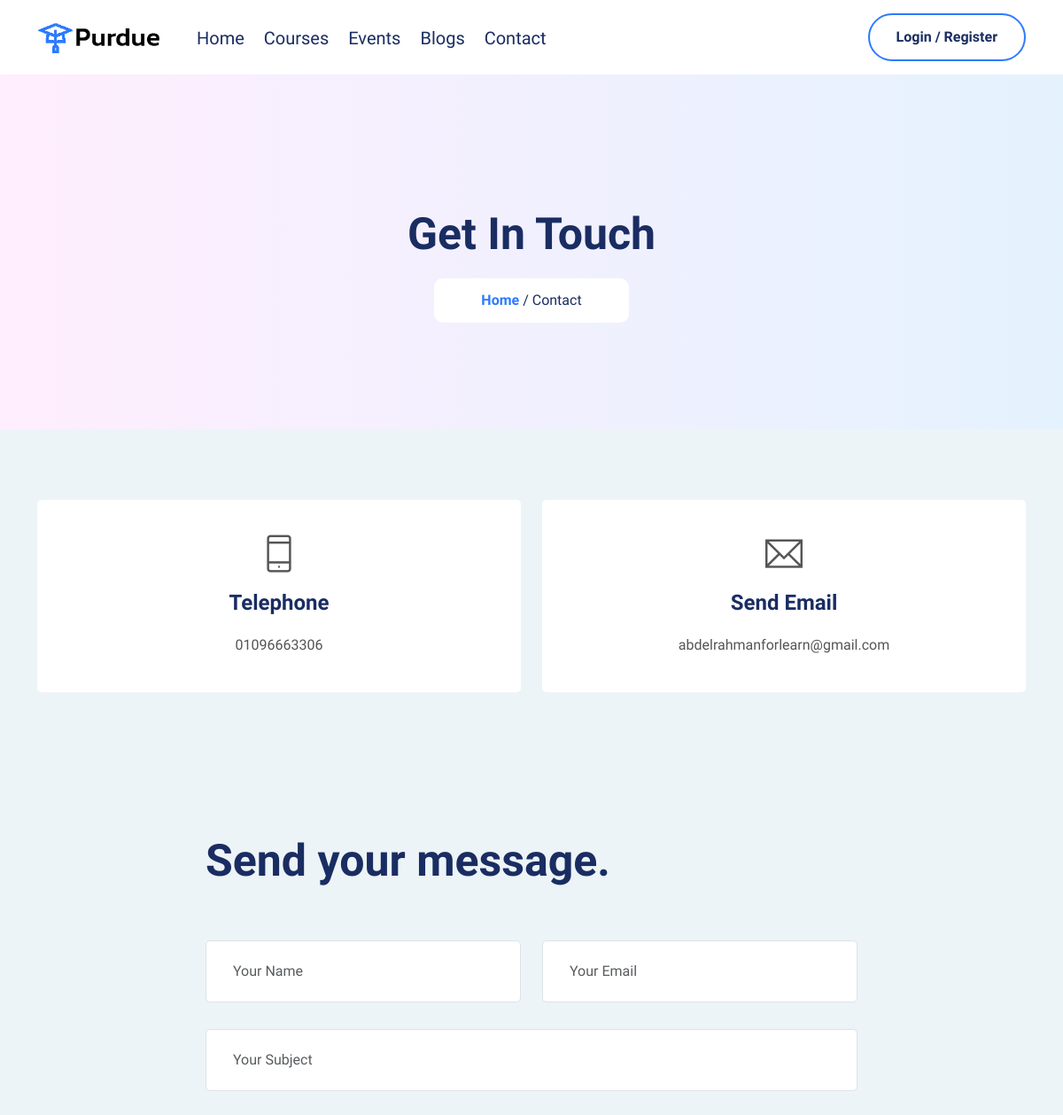
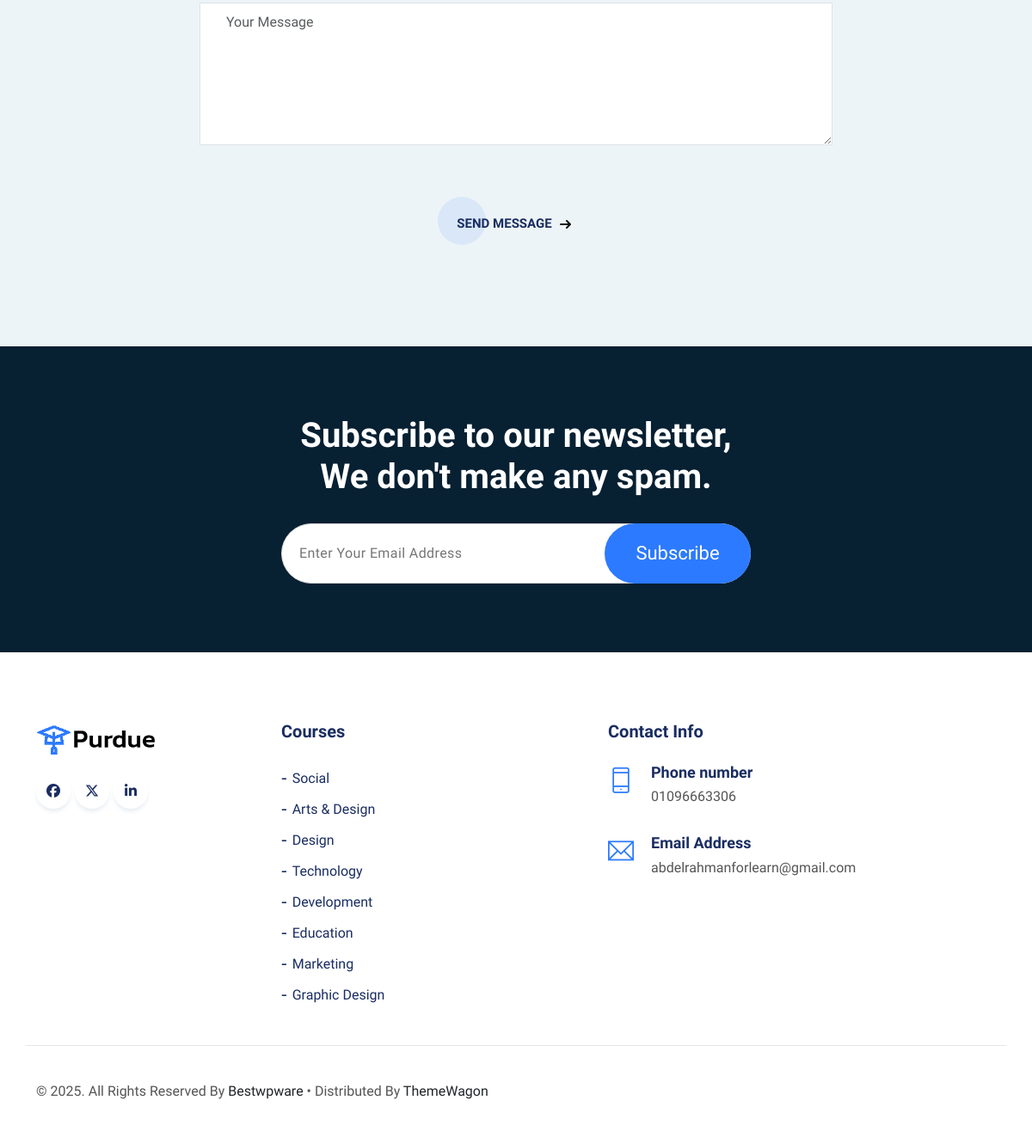
Page /accounts/contact/ on the committed database (2 pictures, top to bottom).
### core/models.py (models this page shows, shortened)
class Category(models.Model):
    name = models.CharField(max_length=150)
    img = models.ImageField(upload_to="Category_Image/", null=True, blank=True)
    slug = models.CharField(max_length=150, null=True, blank=True)

### accounts/views.py (the view, shortened to what this page needs)
# urls.py: path("contact/", views.contact, name="contact"),
def contact(request):
    return render(request, "accounts/contact.html")

### core/context_processors.py (called while the page is built)
def share_func(request):
    if "superuser" in request.path:
        return {}
    else:
        if request.user.is_authenticated:
            check_newsletter = NewsLetter.objects.filter(useremail=request.user.email)
            if not check_newsletter.exists():
                show_newsletter = True
            else:
                show_newsletter = False
        else:
            show_newsletter = True
        categories = Category.objects.filter(Q(img__icontains=".")).prefetch_related(
            "categories", "tags"
        )[:8]
        return {"categories": categories, "show_newsletter": show_newsletter}

### templates/accounts/contact.html (shortened to what this page needs)
{% extends 'base.html' %}
{% block body %}
	<div class="top_header_banner">
		<section class="section-top">
			<div class="container">
				<div class="col-lg-10 offset-lg-1 text-center">
					<div class="section-top-title wow fadeInRight" data-wow-duration="1s" data-wow-delay="0.3s" data-wow-offset="0">
						<h1>Get In Touch</h1>
						<ul>
							<li><a href="{% url 'index' %}">Home</a></li>
							<li> / Contact</li>
						</ul>
					</div>
				</div>
			</div>
		</section>
	</div>
	<section class="address_area  section-padding">
		<div class="container">
			<div class="row text-center">
				<div class="col-lg-6 col-sm-4 col-xs-12 wow fadeInUp" data-wow-duration="1s" data-wow-delay="0.2s" data-wow-offset="0">
					<div class="single_address">
						<i class="ti-mobile"></i>
						<h4>Telephone</h4>
						<p>01096663306</p>
					</div>
				</div>
				<div class="col-lg-6 col-sm-4 col-xs-12 wow fadeInUp" data-wow-duration="1s" data-wow-delay="0.3s" data-wow-offset="0">
					<div class="single_address">
						<i class="ti-email"></i>
						<h4>Send email</h4>
						<p>abdelrahmanforlearn@gmail.com</p>
					</div>
				</div>
			</div>
		</div>
	</section>
	<div id="contact" class="contact_area section-padding">
		<div class="container">
			<div class="row">
				<div class="col-lg-8 mx-auto col-sm-12 col-xs-12 wow fadeInUp" data-wow-duration="1s" data-wow-delay="0.2s" data-wow-offset="0">
					<div class="section-title-two">
						<h2>Send your message.</h2>
					</div>
					<div class="contact">
						<form class="form" method="POST">
							<div class="row">
								<div class="form-group col-md-6">
									<input type="text" name="name" class="form-control" required="required" placeholder="Your Name">
								</div>
								<div class="form-group col-md-6">
									<input type="email" name="email" class="form-control" required="required" placeholder="Your Email">
								</div>
								<div class="form-group col-md-12">
									<input type="text" name="subject" class="form-control" required="required" placeholder="Your Subject">
								</div>
								<div class="form-group col-md-12">
									<textarea rows="6" name="message" class="form-control" required="required" placeholder="Your Message"></textarea>
								</div>
								<div class="col-md-12 text-center">
									<button type="submit" class="cta"><span>Send Message</span>
									  <svg width="13px" height="10px" viewBox="0 0 13 10">
										<path d="M1,5 L11,5"></path>
										<polyline points="8 1 12 5 8 9"></polyline>
									  </svg>
									</button>
								</div>
							</div>
						</form>
					</div>
				</div>
			</div>
		</div>
	</div>
{% endblock body %}

### templates/parts/footer.html
{% load static %}
<div class="footer section-padding">
    <div class="container">
        <div class="row">
            <div class="col-lg-3 col-sm-6 col-xs-12">
                <div class="single_footer">
                    <a href="index.html"><img src="{% static 'assets/images/all-img/logo.png' %}" alt=""></a>
                </div>
                <div class="foot_social">
                    <ul>
                        <li><a href="#" class="top_f_facebook"><i class="fa-brands fa-facebook"></i></a></li>
                        <li><a href="#" class="top_f_twitter"><i class="fa-brands fa-x-twitter"></i></a></li>
                        <li><a href="#" class="top_f_linkedin"><i class="fa-brands fa-linkedin-in"></i></a></li>
                    </ul>
                </div>
            </div>
            <div class="col-lg-4 col-sm-6 col-xs-12">
                <div class="single_footer">
                    <h4>Courses</h4>
                    <ul>
                    {% for cat in categories %}
                        <li><a href="{% url 'category_slug' cat.slug %}">{{cat.name}}</a></li>
                    {% endfor %}
                    </ul>
                </div>
            </div>
            <div class="col-lg-5 col-sm-6 col-xs-12">
                <div class="single_footer">
                    <h4>Contact Info</h4>
                    <div class="sf_contact">
                        <span class="ti-mobile"></span>
                        <h3>Phone number</h3>
                        <p>01096663306</p>
                    </div>
                    <div class="sf_contact">
                        <span class="ti-email"></span>
                        <h3>Email Address</h3>
                        <p>abdelrahmanforlearn@gmail.com</p>
                    </div>
                </div>
            </div>
        </div>
        <div class="row fc">
            <div class="col-lg-6 col-sm-6 col-xs-12">
                <div class="footer_copyright">
                    <p>&copy; 2025. All Rights Reserved by <a href="https://bestwpware.com/" class="text-dark" target="_blank">bestwpware</a> • Distributed by <a href="https://themewagon.com" class="text-dark" target="_blank">ThemeWagon</a> </p>
                </div>
            </div>
        </div>
    </div>
</div>

### rows in the picture
Category: name "Social"
Category: name "Arts & Design"
Category: name "Design"
Category: name "Technology"
Category: name "Development"
Category: name "Education"
Category: name "Marketing"
Category: name "Graphic Design"
